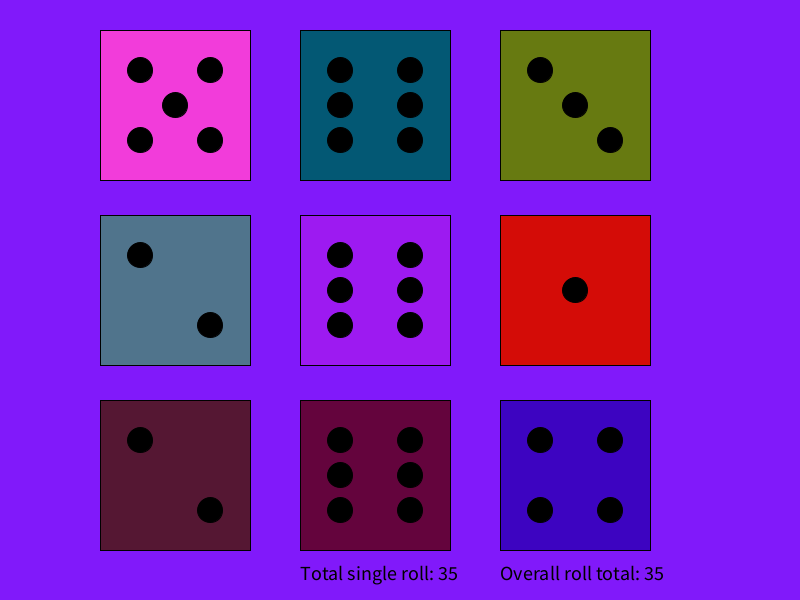
Frame 1 (no input)
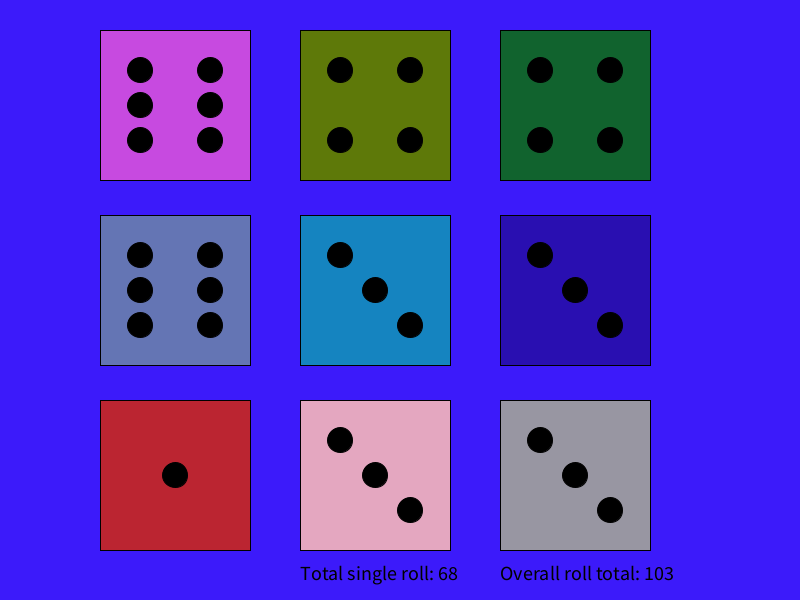
Frame 2 (the mouse pressed at the canvas centre, redrawn once)

The Processing sketch that drew these frames (run headless with seeded random() and noise(); the mouse was pressed at the canvas centre and the sketch redrawn once):

// Processing sketch: Dice
// ── Dice.pde
int total;
int overall;
Die die1;
Die die2;
Die die3;
Die die4;
Die die5;
Die die6;
Die die7;
Die die8;
Die die9;


void setup() {
  //no loop means that draw is only called once
  //OR if you ever call redraw()
  size (800, 600);
  //die positions
  die1 = new Die(width-600, height-470);
  die2 = new Die(width-600, height-285);
  die3 = new Die(width-600, height-100);
  die4 = new Die(width-400, height-470);
  die5 = new Die(width-400, height-285);
  die6 = new Die(width-400, height-100);
  die7 = new Die(width-200, height-470);
  die8= new Die(width-200, height-285);
  die9 = new Die(width-200, height-100);
  total=0;
  overall=0;
  noLoop();
}

void draw() {
  //your code here
  background(random(200), random(100), 250);
  die1.show();
  total+= die1.total;
  die2.show();
  total+= die2.total;
  die3.show();
  total+= die3.total;
  die4.show();
  total+= die4.total;
  die5.show();
  total+= die5.total;
  die6.show();
  total+= die6.total;
  die7.show();
  total+= die7.total;
  die8.show();
  total+= die8.total;
  die9.show();
  total+= die9.total;

  overall+=total;
  fill(0);
  textSize(20);
  text("Total single roll: " + total, 300, 580);
  text("Overall roll total: " + overall, 500, 580);
}

void mousePressed() {
  redraw();
  die1.roll();
  die2.roll();
  die3.roll();
  die4.roll();
  die5.roll();
  die6.roll();
  die7.roll();
  die8.roll();
  die9.roll();
}


//Dice: Models a single 6 sided dice cube
//Each instance should randomly assign itself a value from 1 to 6
class Die {
  //variable declarations for your Die instances here
  int x_pos;
  int y_pos;
  int num;
  int total;
  //constructor
  Die(int x, int y) {
    //variable initializations here
    x_pos=x;
    y_pos=y;
    roll();
    total = 0;
  }

  //Simulate a roll of a die
  void roll() {
    //your code here, 
    //should randomly assign a value from 1 to 6
    num = (int)((Math.random()*6)+1);
  }

  /*
    Use the randomly assigned roll value to draw the face of a die
   */
  void show() {
    //your code here
    pushMatrix();

    //rectangle
    translate(x_pos, y_pos);
    fill (random(255), random(255), random(255));
    rect(-100, -100, 150, 150);

    // circle work
    fill(0);
    if (num == 1) {
      ellipse(-25, -25, 25, 25);
      total=1;
    } 
    if (num == 2) {
      ellipse(10, 10, 25, 25);
      ellipse(-60, -60, 25, 25);
      total=2;
    } 
    if (num == 3) {
      ellipse(10, 10, 25, 25);
      ellipse(-25, -25, 25, 25);
      ellipse(-60, -60, 25, 25);
      total=3;
    } 
    if (num == 4) {
      ellipse(10, 10, 25, 25);
      ellipse(-60, -60, 25, 25);
      ellipse(10, -60, 25, 25);
      ellipse(-60, 10, 25, 25);
      total=4;
    } 
    if (num == 5) {
      ellipse(10, 10, 25, 25);
      ellipse(-25, -25, 25, 25);
      ellipse(-60, -60, 25, 25);
      ellipse(10, -60, 25, 25);
      ellipse(-60, 10, 25, 25);
      total=5;
    } 
    if (num == 6) {
      ellipse(10, 10, 25, 25);
      ellipse(-60, -25, 25, 25);
      ellipse(-60, -60, 25, 25);
      ellipse(10, -60, 25, 25);
      ellipse(-60, 10, 25, 25);
      ellipse(10, -25, 25, 25);
      total=6;
    }

    popMatrix();
  }
}
